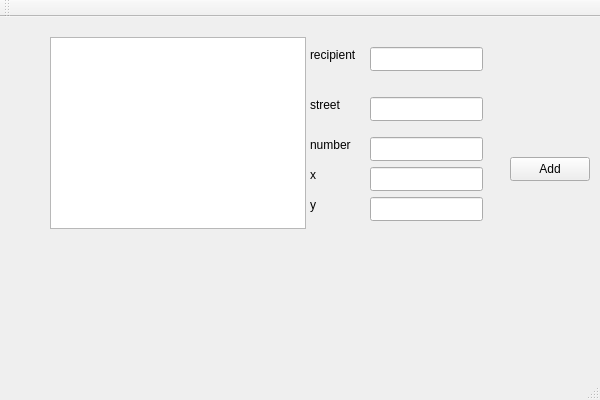
<?xml version="1.0" encoding="UTF-8"?>
<ui version="4.0">
 <class>CompanyGuiClass</class>
 <widget class="QMainWindow" name="CompanyGuiClass">
  <property name="geometry">
   <rect>
    <x>0</x>
    <y>0</y>
    <width>600</width>
    <height>400</height>
   </rect>
  </property>
  <property name="windowTitle">
   <string>CompanyGui</string>
  </property>
  <widget class="QWidget" name="centralWidget">
   <widget class="QListWidget" name="listWidget">
    <property name="geometry">
     <rect>
      <x>50</x>
      <y>20</y>
      <width>256</width>
      <height>192</height>
     </rect>
    </property>
   </widget>
   <widget class="QLineEdit" name="nameLineEdit">
    <property name="geometry">
     <rect>
      <x>370</x>
      <y>30</y>
      <width>113</width>
      <height>24</height>
     </rect>
    </property>
   </widget>
   <widget class="QLineEdit" name="streetLineEdit">
    <property name="geometry">
     <rect>
      <x>370</x>
      <y>80</y>
      <width>113</width>
      <height>24</height>
     </rect>
    </property>
   </widget>
   <widget class="QLineEdit" name="NrlineEdit">
    <property name="geometry">
     <rect>
      <x>370</x>
      <y>120</y>
      <width>113</width>
      <height>24</height>
     </rect>
    </property>
   </widget>
   <widget class="QLineEdit" name="XLineEdit">
    <property name="geometry">
     <rect>
      <x>370</x>
      <y>150</y>
      <width>113</width>
      <height>24</height>
     </rect>
    </property>
   </widget>
   <widget class="QLineEdit" name="YlineEdit">
    <property name="geometry">
     <rect>
      <x>370</x>
      <y>180</y>
      <width>113</width>
      <height>24</height>
     </rect>
    </property>
   </widget>
   <widget class="QPushButton" name="pushButton">
    <property name="geometry">
     <rect>
      <x>510</x>
      <y>140</y>
      <width>80</width>
      <height>24</height>
     </rect>
    </property>
    <property name="text">
     <string>Add</string>
    </property>
   </widget>
   <widget class="QLabel" name="label">
    <property name="geometry">
     <rect>
      <x>310</x>
      <y>30</y>
      <width>49</width>
      <height>16</height>
     </rect>
    </property>
    <property name="text">
     <string>recipient</string>
    </property>
   </widget>
   <widget class="QLabel" name="label_2">
    <property name="geometry">
     <rect>
      <x>310</x>
      <y>80</y>
      <width>49</width>
      <height>16</height>
     </rect>
    </property>
    <property name="text">
     <string>street</string>
    </property>
   </widget>
   <widget class="QLabel" name="label_3">
    <property name="geometry">
     <rect>
      <x>310</x>
      <y>120</y>
      <width>49</width>
      <height>16</height>
     </rect>
    </property>
    <property name="text">
     <string>number</string>
    </property>
   </widget>
   <widget class="QLabel" name="label_4">
    <property name="geometry">
     <rect>
      <x>310</x>
      <y>150</y>
      <width>49</width>
      <height>16</height>
     </rect>
    </property>
    <property name="text">
     <string>x</string>
    </property>
   </widget>
   <widget class="QLabel" name="label_5">
    <property name="geometry">
     <rect>
      <x>310</x>
      <y>180</y>
      <width>49</width>
      <height>16</height>
     </rect>
    </property>
    <property name="text">
     <string>y </string>
    </property>
   </widget>
  </widget>
  <widget class="QMenuBar" name="menuBar">
   <property name="geometry">
    <rect>
     <x>0</x>
     <y>0</y>
     <width>600</width>
     <height>21</height>
    </rect>
   </property>
  </widget>
  <widget class="QToolBar" name="mainToolBar">
   <attribute name="toolBarArea">
    <enum>TopToolBarArea</enum>
   </attribute>
   <attribute name="toolBarBreak">
    <bool>false</bool>
   </attribute>
  </widget>
  <widget class="QStatusBar" name="statusBar"/>
 </widget>
 <layoutdefault spacing="6" margin="11"/>
 <resources/>
 <connections/>
</ui>
